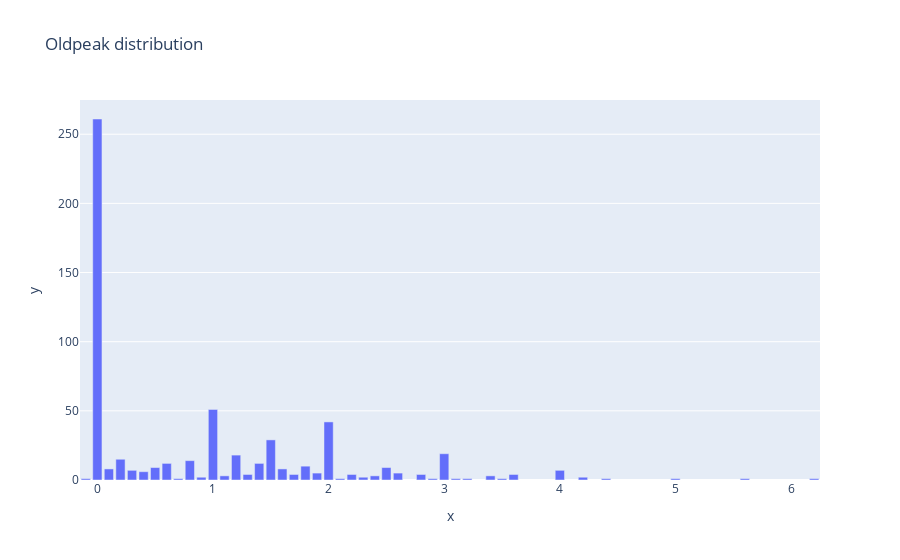

This figure's notebook cell:
### Code cell
# Oldpeak distribution
# Here I'm not sure if it's sensible to remove the zero entries.
Oldpeak_counts = train_val_split['Oldpeak'].value_counts()
fig_Oldpeak = px.bar(x=Oldpeak_counts.index, y=Oldpeak_counts.values, title='Oldpeak distribution')
fig_Oldpeak.show()

### Figure 1 — Plotly figure (JSON) as saved in the notebook; plotly's stock layout.template omitted (floating-point values rounded to 4 significant figures)
{"data": [{"alignmentgroup": "True", "hovertemplate": "x=%{x}<br>y=%{y}<extra></extra>", "legendgroup": "", "marker": {"color": "#636efa", "pattern": {"shape": ""}}, "name": "", "offsetgroup": "", "orientation": "v", "showlegend": false, "textposition": "auto", "type": "bar", "x": [0, 1, 2, 1.5, 3, 1.2, 0.2, 0.8, 1.4, 0.6, 1.8, 2.5, 0.5, 1.6, 0.1, 0.3, 4, 0.4, 2.6, 1.9, 1.3, 2.8, 1.7, 3.6, 2.2, 3.4, 1.1, 2.4, 2.3, 0.9, 4.2, 3.1, 3.5, -0.1, 0.7, 3.2, 5.6, 2.1, 2.9, 5, 6.2, 4.4], "xaxis": "x", "y": [261, 51, 42, 29, 19, 18, 15, 14, 12, 12, 10, 9, 9, 8, 8, 7, 7, 6, 5, 5, 4, 4, 4, 4, 4, 3, 3, 3, 2, 2, 2, 1, 1, 1, 1, 1, 1, 1, 1, 1, 1, 1], "yaxis": "y"}], "layout": {"barmode": "relative", "legend": {"tracegroupgap": 0}, "title": {"text": "Oldpeak distribution"}, "xaxis": {"anchor": "y", "domain": [0, 1], "title": {"text": "x"}}, "yaxis": {"anchor": "x", "domain": [0, 1], "title": {"text": "y"}}}}
